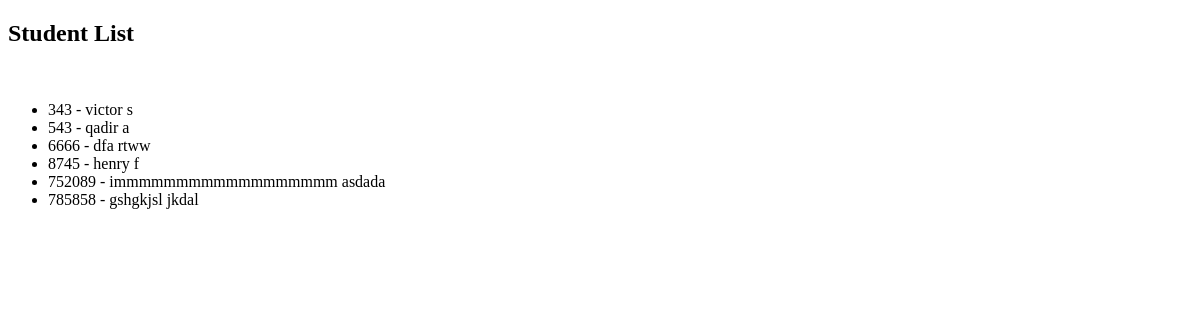
The page /list/ on the database as committed earlier.
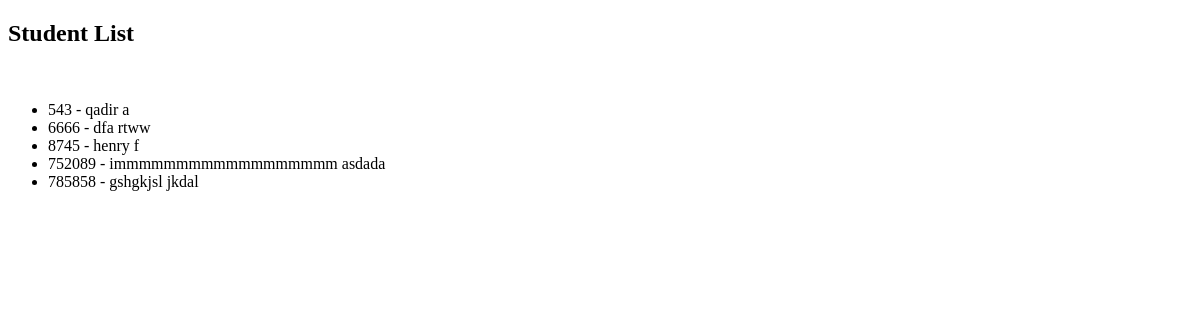
The same page on the database as committed later.
### students/models.py (models this page shows)
class Student(models.Model):
    first_name = models.CharField(max_length=50)
    last_name = models.CharField(max_length=50)
    number = models.SmallIntegerField()
    image = models.ImageField(upload_to='students', blank=True)
    def __str__(self):
        return f'{self.first_name} {self.last_name}'

### students/views.py (the view)
# urls.py: path('list/', student_list, name='student_list'),
def student_list(request):
    students = Student.objects.all()
    context = {
        'students': students
    }
    return render(request, 'students/student_list.html', context)

### students/templates/students/student_list.html (shortened to what this page needs)
{% extends 'base.html' %}
{% block body %}
<h2>Student List</h2>
<br>
    <ul>
        {% for student in students|dictsort:"number" %}
            <li>{{ student.number }} - {{ student }}</li>
        {% endfor %}
    </ul>
{% endblock body %}

Rows that differ between the two databases and show on the page:
removed Student: number "343", first_name+last_name "victor s"
